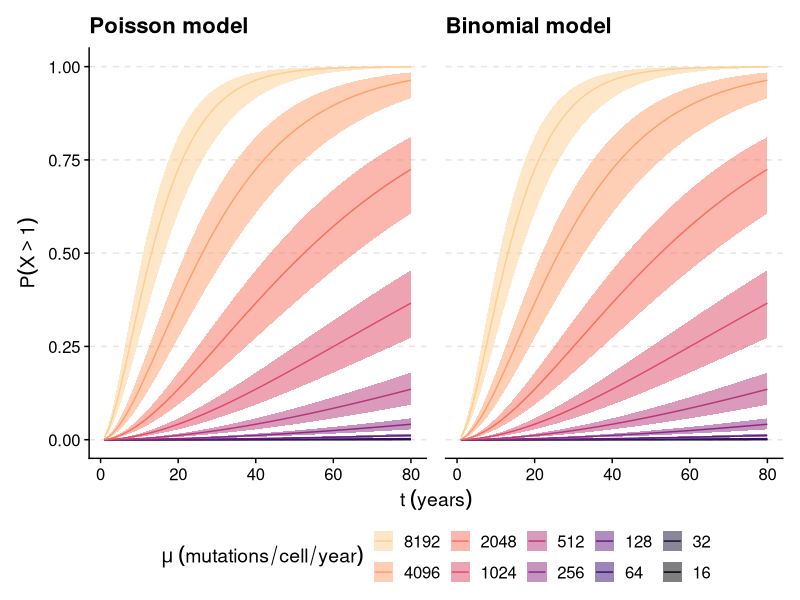
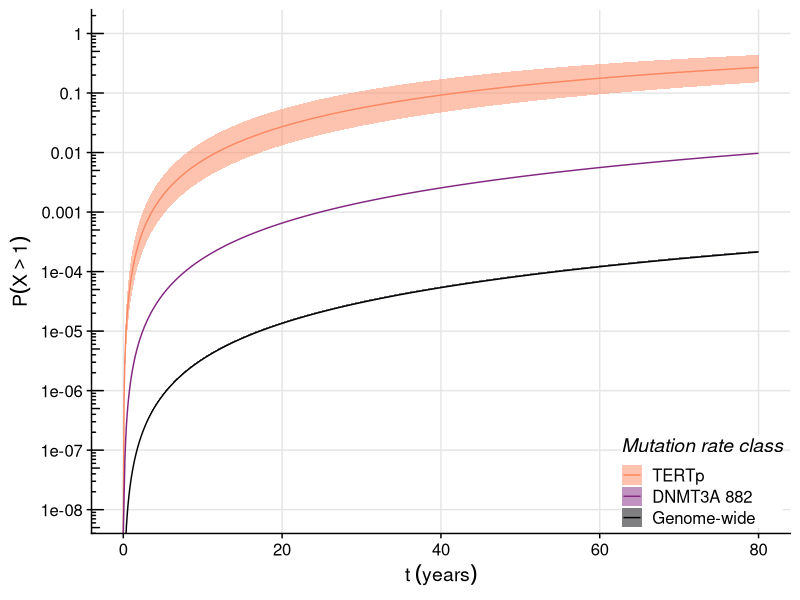

Here is the R script that generated these plots, in order:
## ---- chunk 1
library(tidyverse)
library(pbapply)
library(patchwork)
library(cowplot)
library(viridis)
## ---- chunk 2
hsc_pop <- c(80000,100000,120000) 
ages <- seq(1,80,1)
annual_rates <- 2^seq(4,13) 
diploid_genome_size <- 6.4e9
## ---- chunk 3
## Poisson model
p.df <- pblapply(hsc_pop, function(x) {
  lapply(annual_rates, function(y) {
    df <- ppois(q = 1,
                lambda = ((y / diploid_genome_size) * x * ages), 
                lower.tail = F) %>% 
      as.data.frame() %>%
      rownames_to_column(var="age") %>%
      mutate(age = as.numeric(age)) %>%
      rename("p" = ".") # set the prob column name to p and convert rowname to age column
    
    df$N <- x # set HSC population size for df
    df$annual_muts <- as.factor(y) # set annual mutation rate for df
    df <- df %>% select(age, N, annual_muts, p)
    return(df)
  })
}) %>% 
  bind_rows() %>% 
  tibble()

## Binomial model
b.df <- pblapply(hsc_pop, function(x) {
  lapply(annual_rates, function(y) {
    df <- pbinom(q = 1,
                 prob = ((y / diploid_genome_size) * ages),
                 size = x,
                 lower.tail = F) %>% 
      as.data.frame() %>%
      rownames_to_column(var = "age") %>%
      mutate(age = as.numeric(age)) %>%
      rename("p" = ".")
    
    df$N <- x
    df$annual_muts <- as.factor(y)
    df<-df %>% select(age, N, annual_muts, p)
    return(df)
  })
}) %>% 
  bind_rows() %>% 
  tibble()
## ---- chunk 4
a <- p.df %>% 
  mutate(N = factor(N,levels=c(80000,100000,120000))) %>%
  pivot_wider(names_from = N,values_from = p) %>%
  ggplot(aes(x=age,fill=annual_muts)) +
  geom_hline(yintercept=seq(0,1,0.25),linetype=2,linewidth=0.5,color="gray90") +
  geom_ribbon(aes(ymin=`80000`,ymax=`120000`),alpha = 0.5) +
  geom_line(aes(y=`1e+05`,color=annual_muts)) +
  scale_fill_viridis(discrete=T,option="A",end = 0.9,guide=guide_legend(reverse = T)) +
  scale_color_viridis(discrete=T,option='A',end = 0.9,guide=guide_legend(reverse = T)) +
  theme_cowplot() +
  theme(legend.position = c(0.01,0.99),
        legend.justification = c(0,1),
        legend.background = element_rect(fill="white"),
        legend.title = element_text(face="italic"),
        axis.title = element_text(face="italic")) +
  labs(x=expression(t~(years)),
       y=expression(P(X>1)),
       color=expression(mu~(mutations/cell/year)),
       fill=expression(mu~(mutations/cell/year)),
       title = "Poisson model")

b <- b.df %>% 
  mutate(N = factor(N,levels=c(80000,100000,120000))) %>%
  pivot_wider(names_from = N,values_from = p) %>%
  ggplot(aes(x=age,fill=annual_muts)) +
  geom_hline(yintercept=seq(0,1,0.25),linetype=2,linewidth=0.5,color="gray90") +
  geom_ribbon(aes(ymin=`80000`,ymax=`120000`),alpha = 0.5) +
  geom_line(aes(y=`1e+05`,color=annual_muts)) +
  scale_fill_viridis(discrete=T,option="A",end = 0.9,guide=guide_legend(reverse = T)) +
  scale_color_viridis(discrete=T,option='A',end = 0.9,guide=guide_legend(reverse = T)) +
  theme_cowplot() +
  theme(legend.position = c(0.01,0.99),
        legend.justification = c(0,1),
        legend.background = element_rect(fill="white"),
        legend.title = element_text(face="italic"),
        axis.title = element_text(face="italic")) +
  labs(x=expression(t~(years)),
       y=expression(P(X>1)),
       color=expression(mu~(mutations/cell/year)),
       fill=expression(mu~(mutations/cell/year)),
       title = "Binomial model")

(a | b) + patchwork::plot_layout(guides = "collect", axes = "collect") & theme(legend.position = "bottom")
## ---- chunk 5

emp_mu <- data.frame(class = factor(c("TERTp", "DNMT3A 882", "Genome-wide"), levels = c("TERTp", "DNMT3A 882", "Genome-wide")),
                     mean = c(3.8e-07 / 3, (1e-8 + 7.3e-9 + 9.9e-10), 2.6e-9),
                     ci_95high = c(5.566e-7 / 3, NA, 2.58e-9),
                     ci_95low = c(2.578e-7 / 3, NA, 2.67e-9))

emp_mu

## ---- chunk 6

# Create long data frame for easy across-compute
emp.df <- emp_mu[rep(seq_len(nrow(emp_mu)), each = length(seq(0,80,0.1))),] %>% 
  tibble()
emp.df$age <- rep(seq(0,80,0.1),
                  times = nrow(emp_mu))
emp.df <- emp.df %>% 
  pivot_longer(cols = c("mean", "ci_95high", "ci_95low"),
               names_to = "quant",
               values_to = "mu") %>%
  filter(!is.na(mu))

# Compute probabilities using Poisson CDF
emp.df <- emp.df %>% 
  mutate(p = ppois(q = 1,
                   lambda = (mu * 100000 * age),
                   lower.tail = F))

head(emp.df)
## ---- chunk 7

# Remove mu column and pivot wider to accommodate visualizing confidence intervals
emp.df_plotting <- emp.df %>% 
  select(!mu) %>% 
  pivot_wider(names_from = quant, values_from = p)

# Plot curves
ggplot(data = emp.df_plotting, mapping = aes(x = age, color = class, fill = class)) +
  geom_hline(yintercept = 10^seq(-8,0,1),
             linetype = 1,
             linewidth = 0.5,
             color = "gray90") + # horizontal lines at log10 breaks
  geom_vline(xintercept = c(0,20,40,60,80),
             linetype = 1,
             linewidth = 0.5,
             color = "gray90") + # vertical lines at log10 breaks
  geom_ribbon(aes(ymin = ci_95low,
                  ymax = ci_95high), 
              alpha = 0.5, 
              color = "transparent") + # confidence intervals
  geom_line(aes(y = mean)) + # mean trend
  scale_y_continuous(trans = 'log10',
                     breaks = 10^seq(-8,1,1),
                     labels = 10^seq(-8,1,1)) +
  coord_cartesian(ylim = c(1e-8, 1)) +
  scale_color_viridis(option = "magma", 
                      discrete = TRUE, 
                      end = 0.75, 
                      direction = -1) +
  scale_fill_viridis(option = "magma", 
                     discrete = TRUE, 
                     end = 0.75, 
                     direction = -1) +
  theme_cowplot() +
  theme(legend.position = c(0.99,0.01),
        legend.justification = c(1,0),
        legend.background = element_rect(fill="white"),
        legend.title = element_text(face="italic"),
        axis.title = element_text(face="italic")) +
  labs(x = expression(t~(years)),
       y = expression(P(X>1)),
       color = "Mutation rate class",
       fill = "Mutation rate class") +
  annotation_logticks(side = "l")

## ---- chunk 8

odds <- emp.df %>% 
  filter(class %in% c("TERTp", "Genome-wide"), 
         quant == "mean", 
         age == 80) %>%
  mutate(odds = p / (1 - p)) %>% 
  select(class, p, odds)

or <- as.numeric(odds[odds$class == "TERTp", "odds"] / odds[odds$class == "Genome-wide", "odds"])
